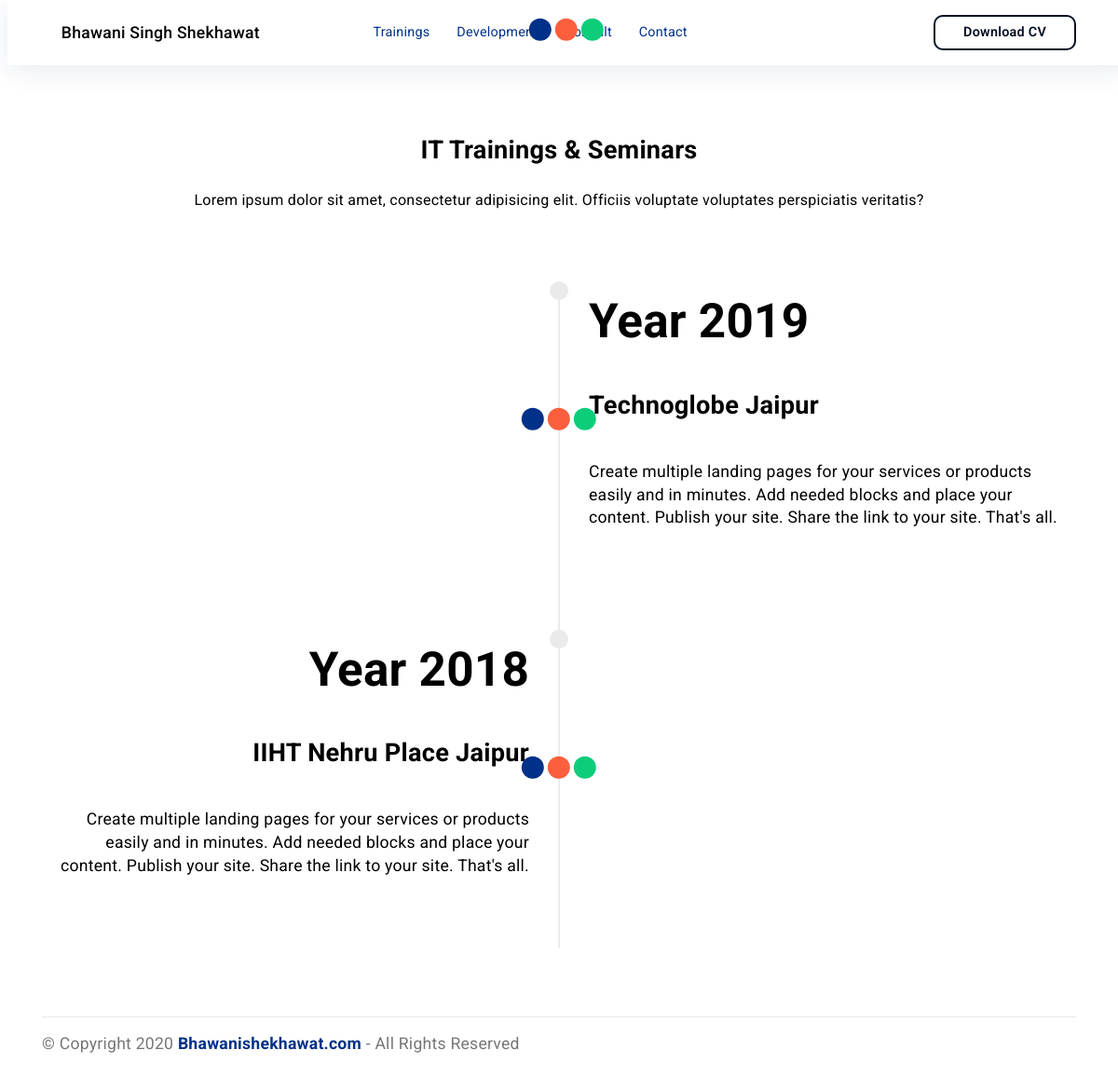
The page /training/ on the database its author committed.
### main/models.py (models this page shows, shortened)
class Service(models.Model):
	name = models.CharField(max_length=50,blank=False)
	detail = models.TextField(blank=False)

class Training(models.Model):
	year = models.CharField(max_length=30,blank=False)
	institute = models.CharField(max_length=200,blank=False)
	detail = models.TextField(blank=False)
	img = models.ImageField(blank=False)

### main/views.py (the view)
# urls.py: path('training/',training,name='training_url'),
def training(request):
	training_two = Training.objects.get(year='Year 2018')
	training_one = Training.objects.get(year='Year 2019')
	service = Service.objects.get(name='IT Trainings & Seminars')
	context = {
		'one': training_one,
		'two': training_two,
		'page': service
	}
	return render(request,'training.html',context)

### templates/training.html (shortened to what this page needs)
<!DOCTYPE html>
<html amp lang="en">
<head>
</head>
<body>
  <section class="ampMenu2 menu horizontal-menu cid-saAaFBTX48" id="ampMenu2-n">
	<nav class="navbar navbar-dropdown navbar-expand-lg navbar-fixed-top">
		<div class="menu-container container">
			<div class="navbar-brand">
				<div class="navbar-logo">
					<amp-img src="/media/logo.png" layout="responsive" width="45" height="45" alt="Mobirise" class="mobirise-loader">
						<div placeholder="" class="placeholder">
                                <div class="mobirise-spinner">
                                    <em></em>
                                    <em></em>
                                    <em></em>
                                </div></div>
					</amp-img>
				</div>
				<span class="navbar-caption-wrap"><a class="navbar-caption mbr-semibold text-black text-primary display-7" href="/">Bhawani Singh Shekhawat</a></span>
			</div>
			<div class="collapse navbar-collapse" id="navbarSupportedContent">
				<ul class="navbar-nav nav-dropdown" data-app-modern-menu="true"><li class="nav-item"><a class="nav-link mbr-regular link text-black text-primary display-4" href="/training">Trainings</a></li><li class="nav-item"><a class="nav-link mbr-regular link text-black text-primary display-4" href="/development">Development</a></li><li class="nav-item"><a class="nav-link mbr-regular link text-black text-primary display-4" href="/consult">Consult</a></li><li class="nav-item"><a class="nav-link mbr-regular link text-black text-primary display-4" href="/contact">Contact</a></li></ul>
				<div class="navbar-buttons mbr-section-btn"><a class="btn btn-md mbr-bold btn-primary-outline display-4" href="index.html">Download CV</a></div>
			</div>
		</div>
	</nav>
</section>
<section class="ampTimeline1 cid-saAxQvMwbY" id="ampTimeline1-s">
    <div class="container">
        <div class="title align-center">
            <h3 class="mbr-section-title mbr-fonts-style mbr-bold display-5">{{ page.name }}</h3>
            <p>{{ page.detail }}</p>
        </div>
        <div class="timelines-container mbr-pt-4">
            <div class="timeline-element separline mbr-pb-4">
                <div class="timeline-wrap mbr-flex">
                    <div class="timeline-img-wrap mbr-col-sm-12 mbr-col-md-6 mbr-flex align-right">
                        <div class="timeline-img-panel">
                            <amp-img class="mobirise-loader timeline-img" src="/media/{{ one.img }}" layout="responsive" height="392.875" width="522.999203821656" alt="image">
                                <div placeholder="" class="placeholder">
                                <div class="mobirise-spinner">
                                    <em></em>
                                    <em></em>
                                    <em></em>
                                </div></div>
                            </amp-img>
                        </div>
                    </div>
                    <div class="timeline-item-wrap mbr-col-sm-12 mbr-col-md-6 mbr-flex mbr-column align-left">
                        <div class="timeline-item-panel">
                            <div class="timeline-item mbr-pt-4 mbr-pb-4">
                                <div class="timeline-date-wrap">
                                    <div class="timeline-date-panel">
                                        <p class="timeline-date mbr-fonts-style mbr-bold display-2 mbr-pb-2">{{ one.year }}</p>
                                    </div>
                                </div>
                                <div class="timeline-text-wrap">
                                    <div class="timeline-text-content">
                                        <h4 class="mbr-timeline-title mbr-fonts-style mbr-bold mbr-pb-2 display-5">{{ one.institute }}</h4>
                                        <p class="mbr-timeline-text mbr-fonts-style display-7">{{ one.detail }}</p>
                                    </div>
                                </div>
                            </div>
                        </div>
                    </div>
                    <span class="iconBackground"></span>
                </div>
            </div>
            <div class="timeline-element separline last-child">
                <div class="timeline-wrap mbr-flex mbr-row-reverse">
                    <div class="timeline-img-wrap mbr-col-sm-12 mbr-col-md-6 mbr-flex align-left">
                        <div class="timeline-img-panel">
                            <amp-img class="mobirise-loader timeline-img" src="/media/{{ two.img }}" layout="responsive" height="348.453" width="522.9922944344704" alt="image">
                                <div placeholder="" class="placeholder">
                                <div class="mobirise-spinner">
                                    <em></em>
                                    <em></em>
                                    <em></em>
                                </div></div>
                            </amp-img>
                        </div>
                    </div>
                    <div class="timeline-item-wrap mbr-col-sm-12 mbr-col-md-6 mbr-flex mbr-column align-right">
                        <div class="timeline-item-panel">
                            <div class="timeline-item mbr-pt-4 mbr-pb-4">
                                <div class="timeline-date-wrap">
                                    <div class="timeline-date-panel">
                                        <p class="timeline-date mbr-fonts-style mbr-bold display-2 mbr-pb-2">{{ two.year }}</p>
                                    </div>
                                </div>
                                <div class="timeline-text-wrap">
                                    <div class="timeline-text-content">
                                        <h4 class="mbr-timeline-title mbr-fonts-style mbr-bold mbr-pb-2 display-5">{{ two.institute }}</h4>
                                        <p class="mbr-timeline-text mbr-fonts-style display-7">{{ two.detail }}</p>
                                    </div>
                                </div>
                            </div>
                        </div>
                    </div>
                    <span class="iconBackground"></span>
                </div>
            </div>
        </div>
    </div>
</section>
<section class="footer2 cid-saAo4KfVpl" id="footer02-o">
    <div class="container">
        <div class="mbr-col-sm-12 align-left mbr-white">
            <p class="mbr-text mbr-fonts-style display-7">
                © Copyright 2020 <a href="/" class="text-primary"><strong>Bhawanishekhawat.com</strong></a> - All Rights Reserved
            </p>
        </div>
    </div>
</section>
</body>
</html>

### rows shown on the page
Service: name "IT Trainings & Seminars", detail "Lorem ipsum dolor sit amet, consectetur adipisicing elit. Officiis voluptate voluptates perspiciatis veritatis?"
Training: year "Year 2019", institute "Technoglobe Jaipur", detail "Create multiple landing pages for your services or products easily and in minutes. Add needed blocks and place your content. Publish your site. Share the link to your site. That's all."
Training: year "Year 2018", institute "IIHT Nehru Place Jaipur", detail "Create multiple landing pages for your services or products easily and in minutes. Add needed blocks and place your content. Publish your site. Share the link to your site. That's all."
